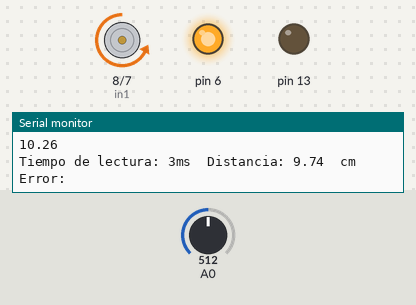
A sketch run on a simulated Arduino Uno, built with avr-gcc and run on an emulated ATmega328P. Shown: motor-driver pin pairs drawn as motors (green arrow = first pin HIGH = forward, orange = second pin HIGH = backward, longer = more drive, scaled by the enable pin), output pins drawn as LEDs (lit = HIGH), the last lines printed to the serial monitor. Inputs (shaded band) come from the test bench; at power-on: A0 = 512.

Above: at 1.2 s.
1.3 s: A0 set to 204
4.3 s: A0 set to 171
At 4.9 s:
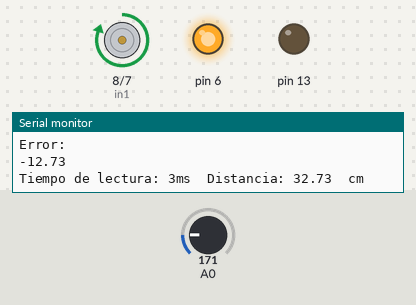
5.8 s: A0 set to 265
At 6.3 s:
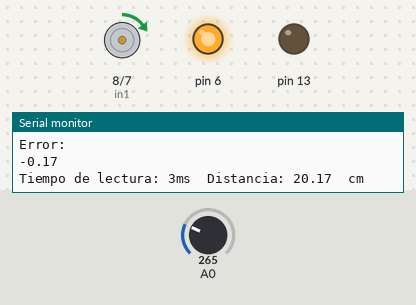
7.3 s: A0 set to 306
At 7.9 s:
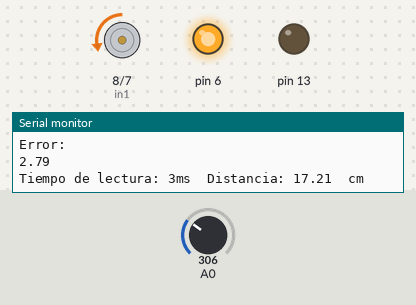
10.3 s: A0 set to 278
At 10.8 s:
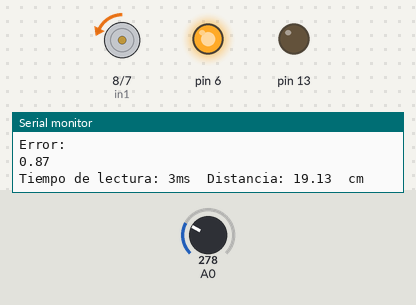
13.3 s: A0 set to 249
At 14.8 s:
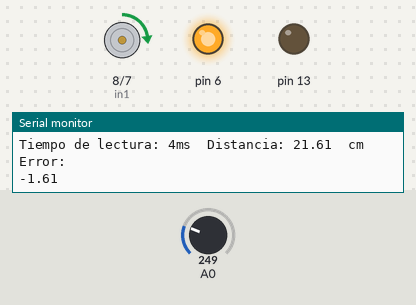
Timing chart, 0 to 16.3 s (numbered marks = the images above; inputs shaded):
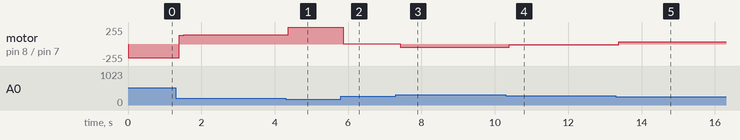

Measured:
- the behaviour switches between 186 and 185 on A0 (found by bisection; images 0 and 1)
- the behaviour switches between 268 and 267 on A0 (found by bisection; images 4 and 5)
- after the input at 4.3 s, motor on pin 8 (in1) / pin 7 (in2): forward 138/255 → forward 254/255 after 0.06 s
- after the input at 5.8 s, motor on pin 8 (in1) / pin 7 (in2): forward 254/255 → forward 5/255 after 0.07 s
- after the input at 7.3 s, motor on pin 8 (in1) / pin 7 (in2): forward 5/255 → backward 51/255 after 0.12 s, → backward 52/255 1.5 s later
- after the input at 10.3 s, motor on pin 8 (in1) / pin 7 (in2): backward 52/255 → backward 14/255 after 0.10 s
- after the input at 13.3 s, motor on pin 8 (in1) / pin 7 (in2): backward 14/255 → forward 33/255 after 0.08 s

The sketch:

Codigo_control.ino
```cpp
/* Ejercicio de medicion del sensor de distancia*/
/*Con promedio y distancia*/

// Motor A

int enA = 9;
int in1 = 8;
int in2 = 7;


// Motor B

int enB = 3;
int in3 = 5;
int in4 = 4;


void setup() {
  // Comunicación serial a 9600 bits/s
  Serial.begin(9600);
  pinMode(13, OUTPUT);
  pinMode(enA, OUTPUT);
  pinMode(in1, OUTPUT);
  pinMode(in2, OUTPUT);
  pinMode(6, OUTPUT);
  digitalWrite(6,HIGH);

}

double lastTime = 0;
float errIntegral = 0;
float dErr = 0;
float eant = 0;
int PID;
int absPID;
int PID_PWM;

//REFERENCIA
float Referencia = 20;

//GANANCIAS
float Kp = 20;
float Ki = (0.1)*1.3;
float Kd = (0.15)*1.08;


void loop() {

  long tiempo=millis(); //tiempo antes de iniciar la lectura
  float D_cm=distancia(25); //lectura de distancia
  tiempo=millis()-tiempo; //milisegundos que duró la lectura
  Serial.print("Tiempo de lectura: ");
  Serial.print(tiempo);
  Serial.print("ms  Distancia: ");

  Serial.print(D_cm);
  Serial.println("  cm");


  //MEDICION DE LA DISTANCIA
  //D_cm=distancia(10);

  //CALCULO DEL ERROR
  float error = Referencia - D_cm;
  Serial.println("Error: ");
  Serial.println(error);

  //DEFINICIÓN DEL TIEMPO
  unsigned long now = millis();
  double timeChange = (double) (now - lastTime);

  //CALCULO DE LA INTEGRAL DEL ERROR
  errIntegral += (error * (timeChange * 0.001));

  //CALCULO DE LA DERIVADA DEL ERROR
  dErr = (error - eant) / (timeChange);

  //CALCULO DEL PID
  PID = (Kp * error) + (Ki * errIntegral) + (Kd * dErr);

  //SATURACION DEL PID
  if (PID > 255) {
    PID = 255;
  }
  if (PID < - 255) {
    PID = - 255;
  }

  //MAGNITUD DEL PID
  absPID = abs (PID);

  //MAPEO DEL VALOR DEL PID A SEÑAL DE PWM DE 0 a 255
  PID_PWM = map(absPID, 0, 256, 0, 255);

  //SIGNO DEL PID PARA SENTIDO DE GIRO

  if (PID < 0) {
    digitalWrite(in1, HIGH);
    digitalWrite(in2, LOW);
    analogWrite(enA, PID_PWM);
    //digitalWrite(in3, LOW);
    //digitalWrite(in4, HIGH);
    //analogWrite(enB, 0.97*PID_PWM);
  }

  if (PID >= 0) {
    digitalWrite(in1, LOW);
    digitalWrite(in2, HIGH);
    analogWrite(enA, PID_PWM);
    //digitalWrite(in3, HIGH);
    //digitalWrite(in4, LOW);
    //analogWrite(enB, 0.97*PID_PWM);
  }

  //MEMORIA DE VARIABLES
  eant = error;
  lastTime = now;


  delay(7);
}

float distancia(int n)
{
  long suma=0;
  for(int i=0;i<n;i++)
  {
    suma=suma+analogRead(A0);
  }
  float adc=suma/n;
  float distancia_cm = 9608.2851 * pow(adc, -1.1051);
  return(distancia_cm);
}
```
